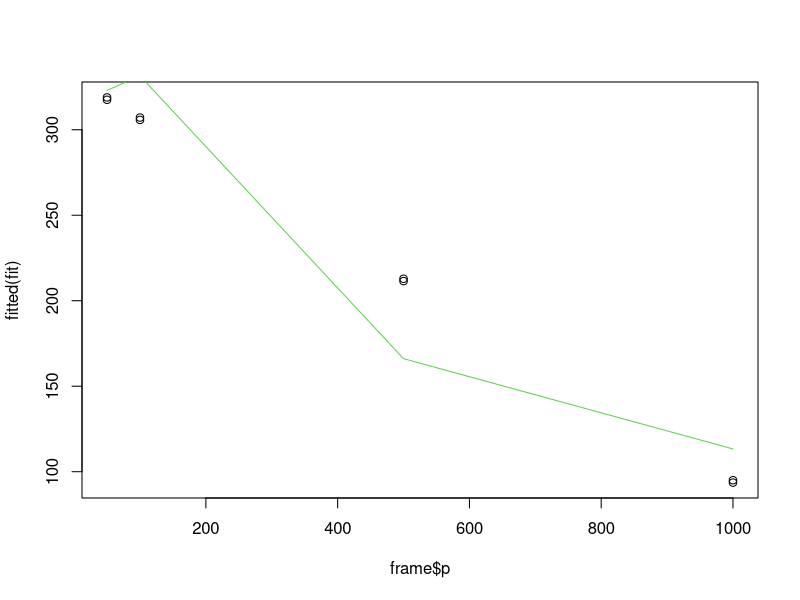
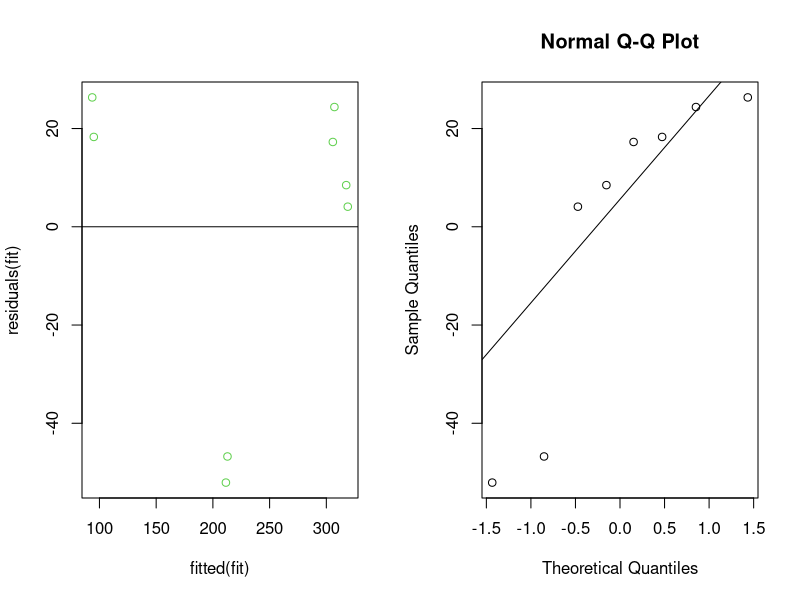
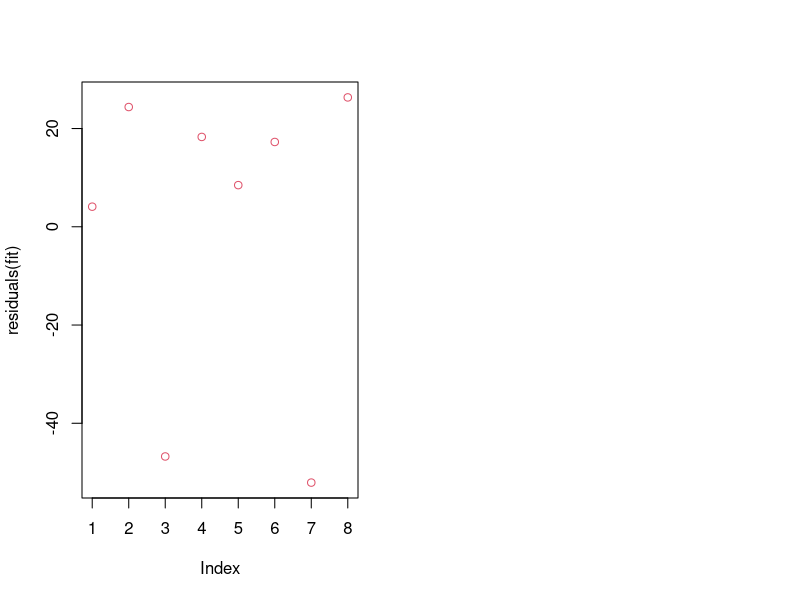
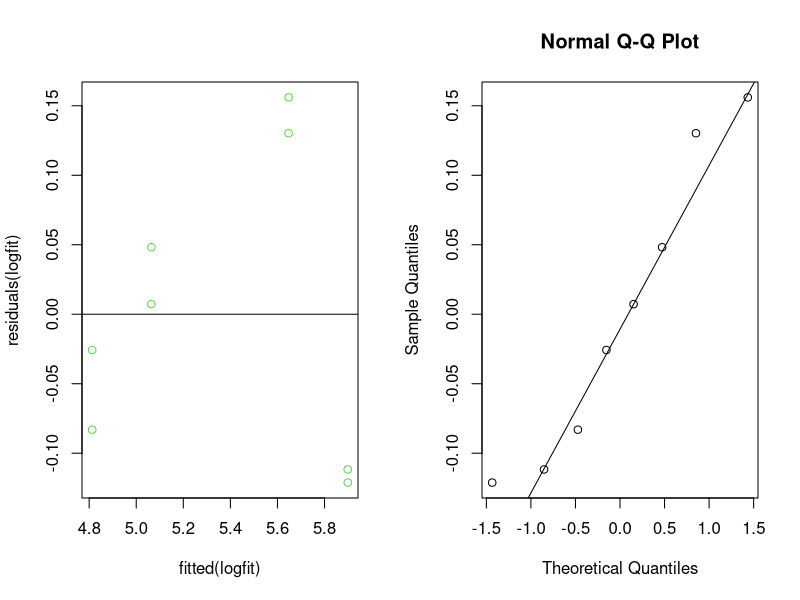
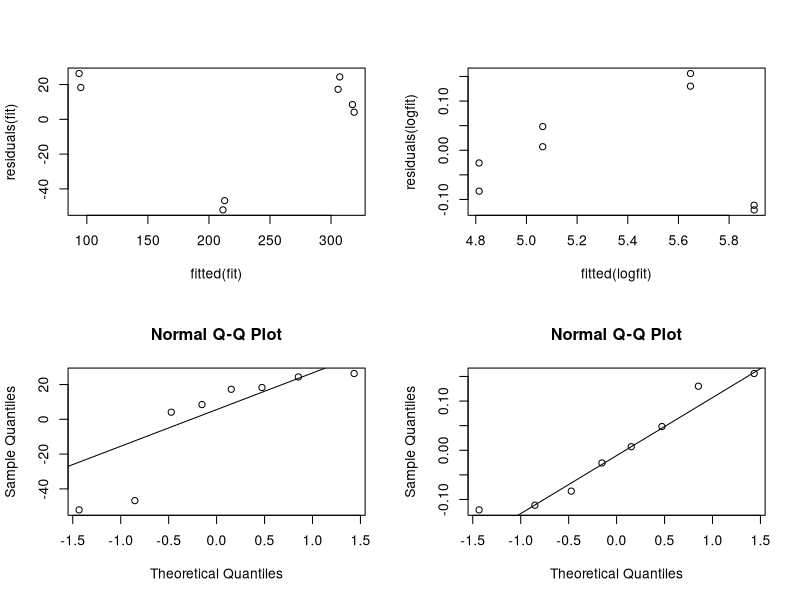

The R source for these figures, in order:
#trying to fit the runtimes with a meaningful fit
en <- c(3,5)
p <- c(50,100,500,1000)
alpha <- 0.01

ratio <- c(323,331.5,166.1005,113.3078,326,323,159.3972,119.9674)
data <- cbind(matrix(ratio,8,1),rep(p,2),c(rep(en[1],4),rep(en[2],4)))
frame <- data.frame(data)
names(frame) <- c("r","p","en")
fit <- lm(r ~.,frame)
summary(fit) #this is without taking any logs
plot(frame$p,fitted(fit))
lines(frame$p[1:4],frame$r[1:4],type="l",col=3)
par(mfrow=c(1,2))
plot(fitted(fit),residuals(fit),col=3)# tukey-anscombe plot
abline(0,0)

qqnorm(residuals(fit))# checking if the residuals seem to be normally distributed
qqline(residuals(fit))

plot(residuals(fit),col=2)# serial correlation plot


frame$r <- log(frame$r)
frame$p <- log(frame$p)

logfit <- lm(r~.,frame)
sum <- summary(logfit) # looks good, p is significant.
par(mfrow=c(1,2))
plot(fitted(logfit),residuals(logfit),col=3)
abline(0,0)

qqnorm(residuals(logfit))
qqline(residuals(logfit))

par(mfrow=c(2,2))
plot(fitted(fit),residuals(fit))
plot(fitted(logfit),residuals(logfit))

qqnorm(residuals(fit))
qqline(residuals(fit))
qqnorm(residuals(logfit))
qqline(residuals(logfit))

#so the en variable seems to be unrelevant

newframe <- frame[,-3]

finalsum <- summary(lm(r~.,newframe))
finalsum$coefficients
